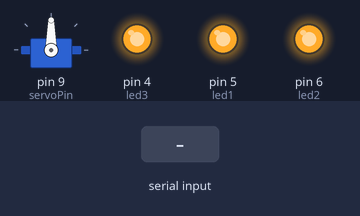
The sketch below on a simulated Arduino Uno, built with avr-gcc and run on an emulated ATmega328P. On the bench: servo, output pins drawn as LEDs (lit = HIGH). The inputs (shaded band) are chosen by the test bench.

Above: at 1.2 s.
1.3 s: "0" received over Serial
At 4.0 s:
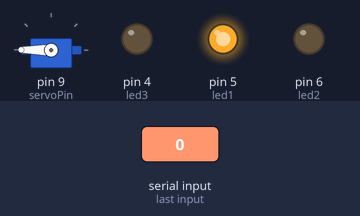
4.3 s: "1" received over Serial
At 4.58 s:
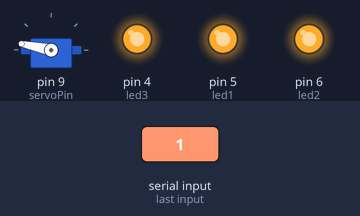
7.3 s: "3" received over Serial
At 15.7 s:
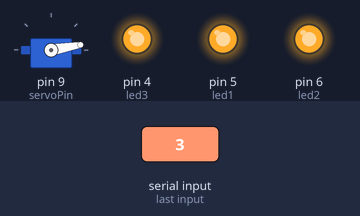
Timing chart, 0 to 16.3 s (numbered marks = the images above; inputs shaded):
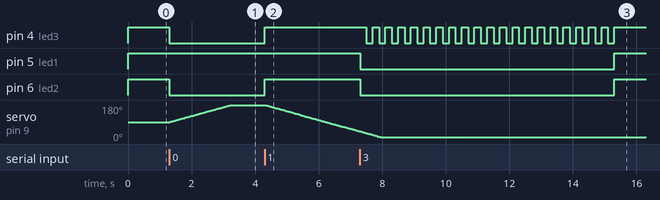

Measured:
- after the input at 1.3 s, pin 4 (led3), pin 6 (led2): HIGH → LOW at once; servo on pin 9 (servoPin): moves from 90° to 180° over 1.9 s, starting at once
- after the input at 4.3 s, pin 4 (led3), pin 6 (led2): LOW → HIGH at once; servo on pin 9 (servoPin): moves from 180° to 42° over 2.9 s, starting at once
- after the input at 7.3 s, pin 4 (led3): alternates HIGH for 0.20 s and LOW for 0.20 s, 40 changes in all, then stays HIGH, starting after 0.20 s; pin 5 (led1), pin 6 (led2): HIGH → LOW at once, → HIGH 8.0 s later

The sketch:

RemoteFlowerNew.ino
```cpp
#include <VarSpeedServo.h>

int led3 = 4 ;//Blue
int led1 = 5 ;// RED
int led2 = 6 ;// GREEN

int servoPin = 9;
VarSpeedServo servo;
int angle = 0;   // servo position in degrees
//Char used for reading in Serial characters
char inbyte = 0;
//*******************************************************************************************

void setup() {
  Serial.begin(9600);
  servo.attach(servoPin);
// Initialize Pins and switch on the LED
  pinMode(led1, OUTPUT);
  pinMode(led2, OUTPUT);
  pinMode(led3, OUTPUT);
  digitalWrite(led1, HIGH);
  digitalWrite(led2, HIGH);
  digitalWrite(led3, HIGH);

// Reset Servo angle
  servo.slowmove(90,30);

}

void loop() {


  if (Serial.available() > 0)
  {
    inbyte = Serial.read();
    if (inbyte == '0')
    {
      digitalWrite(led2, LOW);
      digitalWrite(led3, LOW);
      servo.slowmove(220,30);


     }
    if (inbyte == '1')
    {

      servo.slowmove(10,30);
      digitalWrite(led1, HIGH);
      digitalWrite(led2, HIGH);
      digitalWrite(led3, HIGH);


    }
    if (inbyte == '2')
    {
      if(servo.read()>0){
      servo.slowmove(10,30);
      }
      delay(5000);
      digitalWrite(led1, HIGH);
      digitalWrite(led2, HIGH);
      digitalWrite(led3, HIGH);

    }

    if (inbyte == '3')
    {

      blink(led3);

    }
  }

}

void blink(int ledNumber)
{
      digitalWrite(led1, LOW);
      digitalWrite(led2, LOW);
      digitalWrite(led3, HIGH);
        for(int i=0;i<20;i++){
          digitalWrite(ledNumber, HIGH);
         delay(200);
          digitalWrite(ledNumber, LOW);
          delay(200);
          digitalWrite(ledNumber, HIGH);

  }
      digitalWrite(led1, HIGH);
      digitalWrite(led2, HIGH);
      digitalWrite(led3, HIGH);
}

void setColor(int red, int green, int blue)
{
  #ifdef COMMON_ANODE
    red = 255 - red;
    green = 255 - green;
    blue = 255 - blue;
  #endif
    analogWrite(led1, red);
    analogWrite(led2, green);
    analogWrite(led3, blue);
}
```
